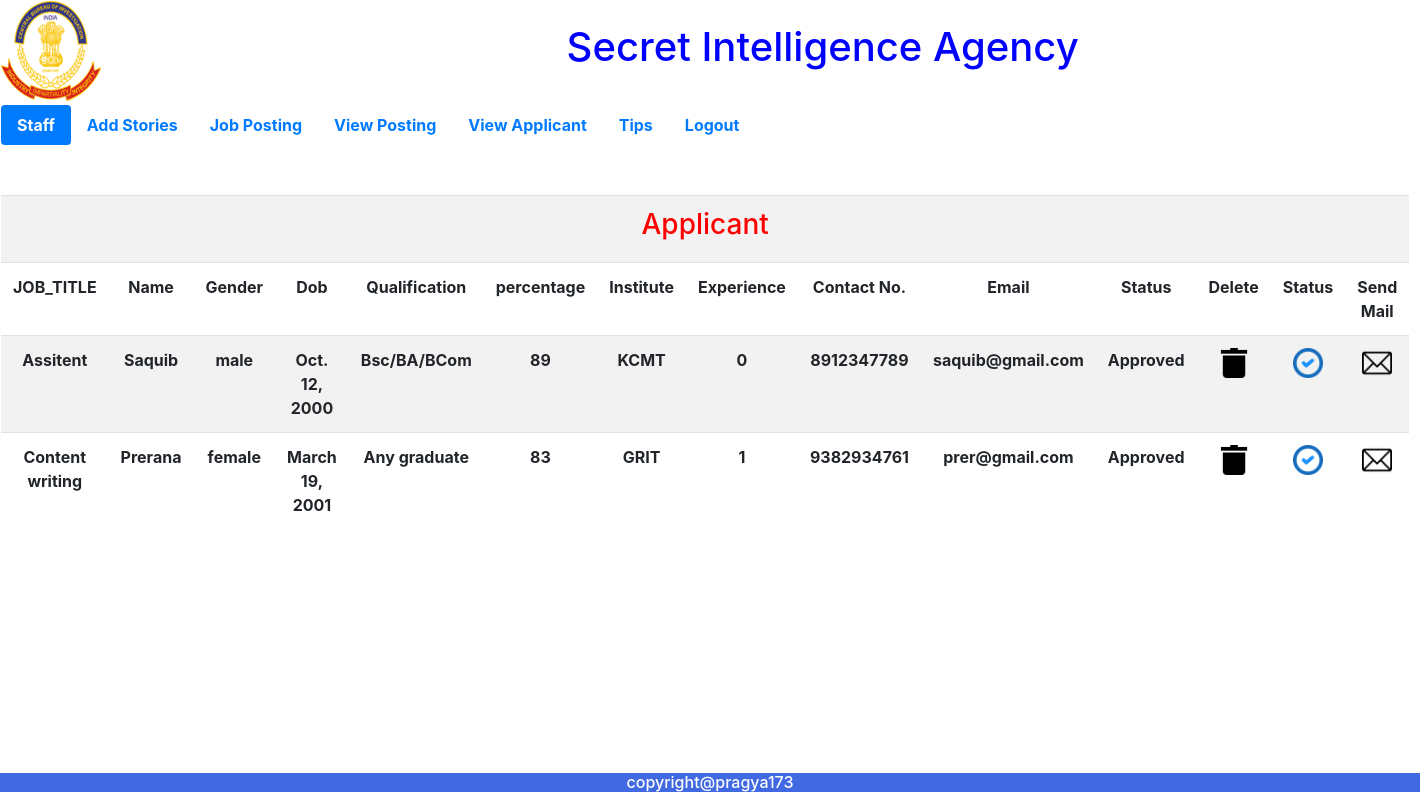
Screenshot of /viewapplicants/ (signed in) with the database file from the repository.
### app_cybernatics_protetor/models.py (models this page shows)
class Applicants(models.Model):
    JOB_TITLE = models.CharField(max_length=30)
    Name = models.CharField(max_length=30)
    Gender = models.CharField(max_length=30)
    Dob = models.DateField()
    Qualification = models.CharField(max_length=30)
    percentage = models.IntegerField()
    Institute = models.CharField(max_length=30)
    Experience = models.IntegerField()
    Contact_Number = models.IntegerField(unique=True)
    email=models.EmailField(unique=True)
    status=models.CharField(default='Pending',max_length=10)

### app_cybernatics_protetor/views.py (the view)
# urls.py: path('viewapplicants/',views.showApplicants,name='showApplicants'),
def showApplicants(request):
    if request.session.has_key('staff'):
        qs = Applicants.objects.all()
        return render(request, "showapplicants.html", {'data': qs})
    else:
        messages.error(request,"session expire")
        return render(request,"staff.html")

### templates/showapplicants.html
{% extends 'staff_menu.html' %}
{% block common %}
    {% load static %}
<br><br>
                <table align="center" class="table table-striped" style="width: 40px">
                <tr><th colspan="14" style="color: red"><h3>Applicant</h3></th> </tr>
                <tr><th>JOB_TITLE</th>
                 <th> Name</th>
                 <th>Gender</th>
                 <th>Dob</th>
                 <th>Qualification</th>
                <th>percentage</th>
                 <th>Institute</th>
                <th>Experience</th>
                <th>Contact No.</th>
                 <th>Email</th>
                    <th>Status</th>
                <th>Delete</th>
                 <th>Status</th>
                 <th>Send Mail</th>
                </tr>
                {% for x in data %}
                    <tr>
                 <th>{{ x.JOB_TITLE }}</th>
                 <th>{{ x.Name }}</th>
                 <th>{{x.Gender}}</th>
                 <th>{{x.Dob}}</th>
                 <th>{{x.Qualification}}</th>
                 <th>{{ x.percentage}}</th>
                 <th>{{ x.Institute}}</th>
                 <th>{{ x.Experience}}</th>
                 <th>{{ x.Contact_Number}}</th>
                 <th>{{x.email  }}</th>
                 <th>{{ x.status  }}</th>
                        <th><a href="{% url 'delete_applicant' %}?j={{x.email }}"><img src="{% static 'images/delete.png' %}"width="30" height="30"></a></th>
                        <th><a href="{% url 'approve_applicant' %}?j={{ x.email }}" ><img src="{% static 'images/check.png' %}" width="30" height="30"></a></th>
                    <th><img src="{% static 'images/email.png' %}" width="30" height="30"></th>
                    </tr>
                {% endfor %}
            </table>
{% endblock %}

### templates/staff_menu.html (shortened to what this page needs)
{% load static %}
<!doctype html>
<html lang="en">
  <head>
    <link rel="stylesheet" href="https://stackpath.bootstrapcdn.com/bootstrap/4.5.0/css/bootstrap.min.css">
  </head>
  <body bgcolor= #add8e6>
    <table border="0">
    <tr >
        <th width="200"><img src="{% static  'images/cbi_logo.png'%} "  width="100" height="100"></th>
        <th width="1000" style="color: blue"><h1 align="center">Secret Intelligence Agency </h1></th>
    </tr>
    <tr>
        <th colspan="2"></th>
    </tr>
    <tr>
        <th colspan="2">
            <ul class="nav nav-pills">
   <li class="nav-item">
    <a class="nav-link active" href="/st_page/">Staff</a>
  </li>
  <li class="nav-item">
    <a class="nav-link" href="/sucees/">Add Stories</a>
  </li>
  <li class="nav-item">
    <a class="nav-link" href="/job/">Job Posting</a>
  </li>
   <li class="nav-item">
    <a class="nav-link " href="/viewpost/">View Posting</a>
  </li>
  <li class="nav-item">
    <a class="nav-link" href="/viewapplicants/">View Applicant</a>
  </li>
   <li class="nav-item">
    <a class="nav-link" href="/showtips/">Tips</a>
  </li>
  <li class="nav-item">
     <a class="nav-link" href="/staff_logout/">Logout</a>
  </li>
</ul>
        </th>
    </tr>
    <tr>
    <th colspan="2" style="text-align: center">
        {% block common %}
        {% endblock %}
    </th>
    </tr>
    </table>
    <div class="fixed-bottom">
                <h6 style="text-align: center ;background-color: royalblue;color: white">copyright@pragya173</h6>
    </div>
  </body>
</html>

### rows the page displays
Applicants: JOB_TITLE "Assitent", Name "Saquib", Gender "male", Dob "Oct. 12, 2000", Qualification "Bsc/BA/BCom", percentage "89", Institute "KCMT", Experience "0", Contact_Number "8912347789", email "saquib@gmail.com", status "Approved"
Applicants: JOB_TITLE "Content writing", Name "Prerana", Gender "female", Dob "March 19, 2001", Qualification "Any graduate", percentage "83", Institute "GRIT", Experience "1", Contact_Number "9382934761", email "prer@gmail.com", status "Approved"
